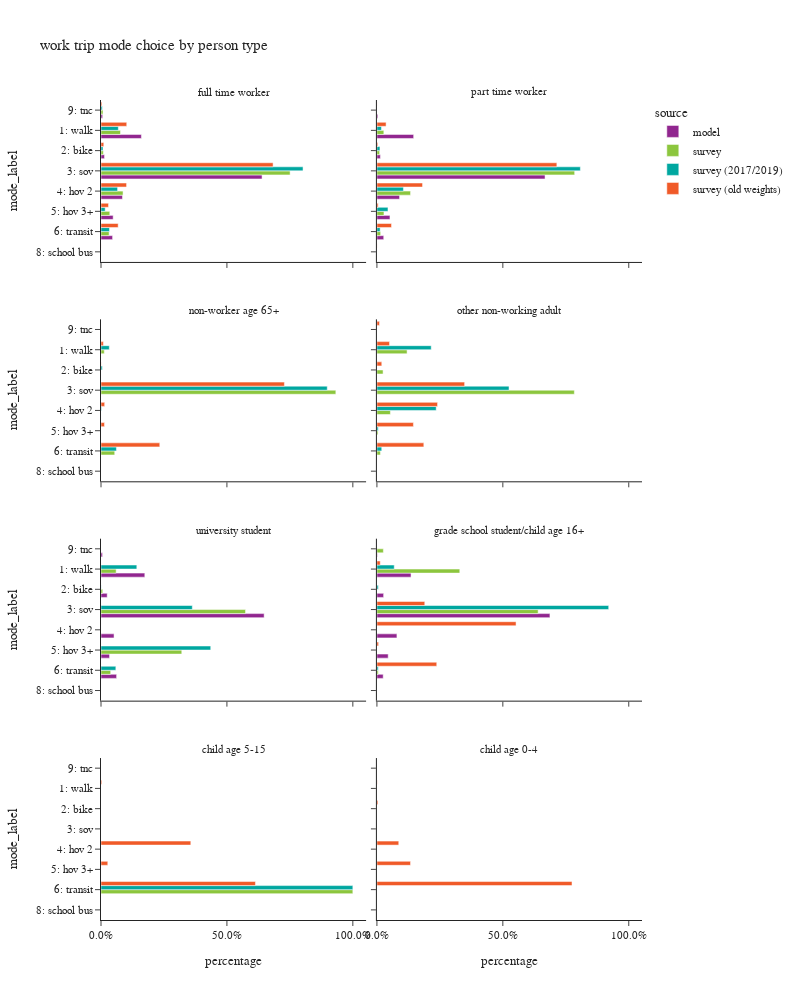

Notebook source saved alongside this figure:
### Code cell
plot_mode_choice(wk_trip,"pptyp_label",
                 {"pptyp_label":["full time worker","part time worker","non-worker age 65+","other non-working adult",
                                 "university student","grade school student/child age 16+","child age 5-15","child age 0-4"],
                  "mode_label":["1: walk","2: bike","3: sov","4: hov 2","5: hov 3+","6: transit",
                                   "8: school bus","9: other–survey only"]},
                  "person type",2,1000)

### Figure 1 — Plotly figure (JSON) as saved in the notebook; plotly's stock layout.template omitted (floating-point values rounded to 4 significant figures)
{"data": [{"alignmentgroup": "True", "customdata": [[163560], [14234], [652006], [86906], [49194], [46897], [6692]], "hovertemplate": "source=model<br>pptyp_label=full time worker<br>percentage=%{x}<br>mode_label=%{y}<br>sample count=%{customdata[0]}<extra></extra>", "legendgroup": "model", "marker": {"color": "#91268F", "pattern": {"shape": ""}}, "name": "model", "offsetgroup": "model", "orientation": "h", "showlegend": true, "textposition": "auto", "type": "bar", "x": [0.1604, 0.01396, 0.6395, 0.08524, 0.04825, 0.046, 0.006564], "xaxis": "x7", "y": ["1: walk", "2: bike", "3: sov", "4: hov 2", "5: hov 3+", "6: transit", "9: tnc"], "yaxis": "y7"}, {"alignmentgroup": "True", "customdata": [[24161], [2287], [110562], [14898], [8585], [4477], [639]], "hovertemplate": "source=model<br>pptyp_label=part time worker<br>percentage=%{x}<br>mode_label=%{y}<br>sample count=%{customdata[0]}<extra></extra>", "legendgroup": "model", "marker": {"color": "#91268F", "pattern": {"shape": ""}}, "name": "model", "offsetgroup": "model", "orientation": "h", "showlegend": false, "textposition": "auto", "type": "bar", "x": [0.1459, 0.01381, 0.6676, 0.08996, 0.05184, 0.02703, 0.003858], "xaxis": "x8", "y": ["1: walk", "2: bike", "3: sov", "4: hov 2", "5: hov 3+", "6: transit", "9: tnc"], "yaxis": "y8"}, {"alignmentgroup": "True", "customdata": [[2677], [378], [9968], [797], [522], [953], [93]], "hovertemplate": "source=model<br>pptyp_label=university student<br>percentage=%{x}<br>mode_label=%{y}<br>sample count=%{customdata[0]}<extra></extra>", "legendgroup": "model", "marker": {"color": "#91268F", "pattern": {"shape": ""}}, "name": "model", "offsetgroup": "model", "orientation": "h", "showlegend": false, "textposition": "auto", "type": "bar", "x": [0.174, 0.02456, 0.6478, 0.05179, 0.03392, 0.06193, 0.006044], "xaxis": "x3", "y": ["1: walk", "2: bike", "3: sov", "4: hov 2", "5: hov 3+", "6: transit", "9: tnc"], "yaxis": "y3"}, {"alignmentgroup": "True", "customdata": [[1753], [344], [8889], [1028], [579], [322], [23]], "hovertemplate": "source=model<br>pptyp_label=grade school student/child age 16+<br>percentage=%{x}<br>mode_label=%{y}<br>sample count=%{customdata[0]}<extra></extra>", "legendgroup": "model", "marker": {"color": "#91268F", "pattern": {"shape": ""}}, "name": "model", "offsetgroup": "model", "orientation": "h", "showlegend": false, "textposition": "auto", "type": "bar", "x": [0.1355, 0.02659, 0.687, 0.07946, 0.04475, 0.02489, 0.001778], "xaxis": "x4", "y": ["1: walk", "2: bike", "3: sov", "4: hov 2", "5: hov 3+", "6: transit", "9: tnc"], "yaxis": "y4"}, {"alignmentgroup": "True", "customdata": [[290], [103], [1326], [103], [48], [208], [11]], "hovertemplate": "source=survey<br>pptyp_label=full time worker<br>percentage=%{x}<br>mode_label=%{y}<br>sample count=%{customdata[0]}<extra></extra>", "legendgroup": "survey", "marker": {"color": "#8CC63E", "pattern": {"shape": ""}}, "name": "survey", "offsetgroup": "survey", "orientation": "h", "showlegend": true, "textposition": "auto", "type": "bar", "x": [0.0773, 0.00923, 0.7509, 0.08757, 0.03482, 0.03225, 0.00792], "xaxis": "x7", "y": ["1: walk", "2: bike", "3: sov", "4: hov 2", "5: hov 3+", "6: transit", "9: tnc"], "yaxis": "y7"}, {"alignmentgroup": "True", "customdata": [[35], [17], [231], [31], [7], [23], [2]], "hovertemplate": "source=survey<br>pptyp_label=part time worker<br>percentage=%{x}<br>mode_label=%{y}<br>sample count=%{customdata[0]}<extra></extra>", "legendgroup": "survey", "marker": {"color": "#8CC63E", "pattern": {"shape": ""}}, "name": "survey", "offsetgroup": "survey", "orientation": "h", "showlegend": false, "textposition": "auto", "type": "bar", "x": [0.02748, 0.01081, 0.7852, 0.1335, 0.02799, 0.01483, 0.0001284], "xaxis": "x8", "y": ["1: walk", "2: bike", "3: sov", "4: hov 2", "5: hov 3+", "6: transit", "9: tnc"], "yaxis": "y8"}, {"alignmentgroup": "True", "customdata": [[1], [5], [1]], "hovertemplate": "source=survey<br>pptyp_label=non-worker age 65+<br>percentage=%{x}<br>mode_label=%{y}<br>sample count=%{customdata[0]}<extra></extra>", "legendgroup": "survey", "marker": {"color": "#8CC63E", "pattern": {"shape": ""}}, "name": "survey", "offsetgroup": "survey", "orientation": "h", "showlegend": false, "textposition": "auto", "type": "bar", "x": [0.01301, 0.9325, 0.05447], "xaxis": "x5", "y": ["1: walk", "3: sov", "6: transit"], "yaxis": "y5"}, {"alignmentgroup": "True", "customdata": [[2], [1], [10], [2], [2], [4]], "hovertemplate": "source=survey<br>pptyp_label=other non-working adult<br>percentage=%{x}<br>mode_label=%{y}<br>sample count=%{customdata[0]}<extra></extra>", "legendgroup": "survey", "marker": {"color": "#8CC63E", "pattern": {"shape": ""}}, "name": "survey", "offsetgroup": "survey", "orientation": "h", "showlegend": false, "textposition": "auto", "type": "bar", "x": [0.1198, 0.02448, 0.784, 0.05348, 0.004463, 0.01382], "xaxis": "x6", "y": ["1: walk", "2: bike", "3: sov", "4: hov 2", "5: hov 3+", "6: transit"], "yaxis": "y6"}, {"alignmentgroup": "True", "customdata": [[19], [2], [17], [3], [10]], "hovertemplate": "source=survey<br>pptyp_label=university student<br>percentage=%{x}<br>mode_label=%{y}<br>sample count=%{customdata[0]}<extra></extra>", "legendgroup": "survey", "marker": {"color": "#8CC63E", "pattern": {"shape": ""}}, "name": "survey", "offsetgroup": "survey", "orientation": "h", "showlegend": false, "textposition": "auto", "type": "bar", "x": [0.06014, 0.0068, 0.5739, 0.3207, 0.03846], "xaxis": "x3", "y": ["1: walk", "2: bike", "3: sov", "5: hov 3+", "6: transit"], "yaxis": "y3"}, {"alignmentgroup": "True", "customdata": [[2], [8], [1], [1]], "hovertemplate": "source=survey<br>pptyp_label=grade school student/child age 16+<br>percentage=%{x}<br>mode_label=%{y}<br>sample count=%{customdata[0]}<extra></extra>", "legendgroup": "survey", "marker": {"color": "#8CC63E", "pattern": {"shape": ""}}, "name": "survey", "offsetgroup": "survey", "orientation": "h", "showlegend": false, "textposition": "auto", "type": "bar", "x": [0.329, 0.6401, 0.005255, 0.02561], "xaxis": "x4", "y": ["1: walk", "3: sov", "6: transit", "9: tnc"], "yaxis": "y4"}, {"alignmentgroup": "True", "customdata": [[1]], "hovertemplate": "source=survey<br>pptyp_label=child age 5-15<br>percentage=%{x}<br>mode_label=%{y}<br>sample count=%{customdata[0]}<extra></extra>", "legendgroup": "survey", "marker": {"color": "#8CC63E", "pattern": {"shape": ""}}, "name": "survey", "offsetgroup": "survey", "orientation": "h", "showlegend": false, "textposition": "auto", "type": "bar", "x": [1.0], "xaxis": "x", "y": ["6: transit"], "yaxis": "y"}, {"alignmentgroup": "True", "customdata": [[278], [113], [1274], [100], [44], [222], [9]], "hovertemplate": "source=survey (2017/2019)<br>pptyp_label=full time worker<br>percentage=%{x}<br>mode_label=%{y}<br>sample count=%{customdata[0]}<extra></extra>", "legendgroup": "survey (2017/2019)", "marker": {"color": "#00A7A0", "pattern": {"shape": ""}}, "name": "survey (2017/2019)", "offsetgroup": "survey (2017/2019)", "orientation": "h", "showlegend": true, "textposition": "auto", "type": "bar", "x": [0.06881, 0.007965, 0.8023, 0.06583, 0.01659, 0.03354, 0.005011], "xaxis": "x7", "y": ["1: walk", "2: bike", "3: sov", "4: hov 2", "5: hov 3+", "6: transit", "9: tnc"], "yaxis": "y7"}, {"alignmentgroup": "True", "customdata": [[33], [17], [234], [32], [7], [17], [2]], "hovertemplate": "source=survey (2017/2019)<br>pptyp_label=part time worker<br>percentage=%{x}<br>mode_label=%{y}<br>sample count=%{customdata[0]}<extra></extra>", "legendgroup": "survey (2017/2019)", "marker": {"color": "#00A7A0", "pattern": {"shape": ""}}, "name": "survey (2017/2019)", "offsetgroup": "survey (2017/2019)", "orientation": "h", "showlegend": false, "textposition": "auto", "type": "bar", "x": [0.01796, 0.01204, 0.8079, 0.1053, 0.04392, 0.01281, 0.0001001], "xaxis": "x8", "y": ["1: walk", "2: bike", "3: sov", "4: hov 2", "5: hov 3+", "6: transit", "9: tnc"], "yaxis": "y8"}, {"alignmentgroup": "True", "customdata": [[3], [2], [20], [1], [1]], "hovertemplate": "source=survey (2017/2019)<br>pptyp_label=non-worker age 65+<br>percentage=%{x}<br>mode_label=%{y}<br>sample count=%{customdata[0]}<extra></extra>", "legendgroup": "survey (2017/2019)", "marker": {"color": "#00A7A0", "pattern": {"shape": ""}}, "name": "survey (2017/2019)", "offsetgroup": "survey (2017/2019)", "orientation": "h", "showlegend": false, "textposition": "auto", "type": "bar", "x": [0.033, 0.005122, 0.8984, 0.00225, 0.06126], "xaxis": "x5", "y": ["1: walk", "2: bike", "3: sov", "4: hov 2", "6: transit"], "yaxis": "y5"}, {"alignmentgroup": "True", "customdata": [[2], [12], [7], [2], [5]], "hovertemplate": "source=survey (2017/2019)<br>pptyp_label=other non-working adult<br>percentage=%{x}<br>mode_label=%{y}<br>sample count=%{customdata[0]}<extra></extra>", "legendgroup": "survey (2017/2019)", "marker": {"color": "#00A7A0", "pattern": {"shape": ""}}, "name": "survey (2017/2019)", "offsetgroup": "survey (2017/2019)", "orientation": "h", "showlegend": false, "textposition": "auto", "type": "bar", "x": [0.2156, 0.5246, 0.2354, 0.005212, 0.01919], "xaxis": "x6", "y": ["1: walk", "3: sov", "4: hov 2", "5: hov 3+", "6: transit"], "yaxis": "y6"}, {"alignmentgroup": "True", "customdata": [[15], [1], [14], [4], [7]], "hovertemplate": "source=survey (2017/2019)<br>pptyp_label=university student<br>percentage=%{x}<br>mode_label=%{y}<br>sample count=%{customdata[0]}<extra></extra>", "legendgroup": "survey (2017/2019)", "marker": {"color": "#00A7A0", "pattern": {"shape": ""}}, "name": "survey (2017/2019)", "offsetgroup": "survey (2017/2019)", "orientation": "h", "showlegend": false, "textposition": "auto", "type": "bar", "x": [0.1422, 0.0005069, 0.3626, 0.4357, 0.05893], "xaxis": "x3", "y": ["1: walk", "2: bike", "3: sov", "5: hov 3+", "6: transit"], "yaxis": "y3"}, {"alignmentgroup": "True", "customdata": [[1], [1], [8], [1]], "hovertemplate": "source=survey (2017/2019)<br>pptyp_label=grade school student/child age 16+<br>percentage=%{x}<br>mode_label=%{y}<br>sample count=%{customdata[0]}<extra></extra>", "legendgroup": "survey (2017/2019)", "marker": {"color": "#00A7A0", "pattern": {"shape": ""}}, "name": "survey (2017/2019)", "offsetgroup": "survey (2017/2019)", "orientation": "h", "showlegend": false, "textposition": "auto", "type": "bar", "x": [0.06881, 0.005533, 0.9204, 0.005301], "xaxis": "x4", "y": ["1: walk", "2: bike", "3: sov", "6: transit"], "yaxis": "y4"}, {"alignmentgroup": "True", "customdata": [[1]], "hovertemplate": "source=survey (2017/2019)<br>pptyp_label=child age 5-15<br>percentage=%{x}<br>mode_label=%{y}<br>sample count=%{customdata[0]}<extra></extra>", "legendgroup": "survey (2017/2019)", "marker": {"color": "#00A7A0", "pattern": {"shape": ""}}, "name": "survey (2017/2019)", "offsetgroup": "survey (2017/2019)", "orientation": "h", "showlegend": false, "textposition": "auto", "type": "bar", "x": [1.0], "xaxis": "x", "y": ["6: transit"], "yaxis": "y"}, {"alignmentgroup": "True", "customdata": [[1298], [195], [2938], [481], [134], [1299], [4], [75]], "hovertemplate": "source=survey (old weights)<br>pptyp_label=full time worker<br>percentage=%{x}<br>mode_label=%{y}<br>sample count=%{customdata[0]}<extra></extra>", "legendgroup": "survey (old weights)", "marker": {"color": "#F05A28", "pattern": {"shape": ""}}, "name": "survey (old weights)", "offsetgroup": "survey (old weights)", "orientation": "h", "showlegend": true, "textposition": "auto", "type": "bar", "x": [0.1022, 0.01104, 0.6833, 0.1015, 0.02994, 0.06816, 0.0001825, 0.003615], "xaxis": "x7", "y": ["1: walk", "2: bike", "3: sov", "4: hov 2", "5: hov 3+", "6: transit", "8: school bus", "9: tnc"], "yaxis": "y7"}, {"alignmentgroup": "True", "customdata": [[145], [36], [477], [87], [35], [137], [8], [13]], "hovertemplate": "source=survey (old weights)<br>pptyp_label=part time worker<br>percentage=%{x}<br>mode_label=%{y}<br>sample count=%{customdata[0]}<extra></extra>", "legendgroup": "survey (old weights)", "marker": {"color": "#F05A28", "pattern": {"shape": ""}}, "name": "survey (old weights)", "offsetgroup": "survey (old weights)", "orientation": "h", "showlegend": false, "textposition": "auto", "type": "bar", "x": [0.03647, 0.003566, 0.7145, 0.1812, 0.004982, 0.05801, 0.0006568, 0.0005867], "xaxis": "x8", "y": ["1: walk", "2: bike", "3: sov", "4: hov 2", "5: hov 3+", "6: transit", "8: school bus", "9: tnc"], "yaxis": "y8"}, {"alignmentgroup": "True", "customdata": [[9], [1], [31], [1], [1], [7]], "hovertemplate": "source=survey (old weights)<br>pptyp_label=non-worker age 65+<br>percentage=%{x}<br>mode_label=%{y}<br>sample count=%{customdata[0]}<extra></extra>", "legendgroup": "survey (old weights)", "marker": {"color": "#F05A28", "pattern": {"shape": ""}}, "name": "survey (old weights)", "offsetgroup": "survey (old weights)", "orientation": "h", "showlegend": false, "textposition": "auto", "type": "bar", "x": [0.00932, 0.0004637, 0.7283, 0.01463, 0.01395, 0.2334], "xaxis": "x5", "y": ["1: walk", "2: bike", "3: sov", "4: hov 2", "5: hov 3+", "6: transit"], "yaxis": "y5"}, {"alignmentgroup": "True", "customdata": [[16], [6], [54], [18], [6], [25], [3]], "hovertemplate": "source=survey (old weights)<br>pptyp_label=other non-working adult<br>percentage=%{x}<br>mode_label=%{y}<br>sample count=%{customdata[0]}<extra></extra>", "legendgroup": "survey (old weights)", "marker": {"color": "#F05A28", "pattern": {"shape": ""}}, "name": "survey (old weights)", "offsetgroup": "survey (old weights)", "orientation": "h", "showlegend": false, "textposition": "auto", "type": "bar", "x": [0.05008, 0.0193, 0.3483, 0.2408, 0.145, 0.1863, 0.01028], "xaxis": "x6", "y": ["1: walk", "2: bike", "3: sov", "4: hov 2", "5: hov 3+", "6: transit", "9: tnc"], "yaxis": "y6"}, {"alignmentgroup": "True", "customdata": [[3], [3], [3], [1], [2]], "hovertemplate": "source=survey (old weights)<br>pptyp_label=grade school student/child age 16+<br>percentage=%{x}<br>mode_label=%{y}<br>sample count=%{customdata[0]}<extra></extra>", "legendgroup": "survey (old weights)", "marker": {"color": "#F05A28", "pattern": {"shape": ""}}, "name": "survey (old weights)", "offsetgroup": "survey (old weights)", "orientation": "h", "showlegend": false, "textposition": "auto", "type": "bar", "x": [0.01319, 0.1901, 0.5525, 0.006616, 0.2376], "xaxis": "x4", "y": ["1: walk", "3: sov", "4: hov 2", "5: hov 3+", "6: transit"], "yaxis": "y4"}, {"alignmentgroup": "True", "customdata": [[3], [3], [4], [3]], "hovertemplate": "source=survey (old weights)<br>pptyp_label=child age 5-15<br>percentage=%{x}<br>mode_label=%{y}<br>sample count=%{customdata[0]}<extra></extra>", "legendgroup": "survey (old weights)", "marker": {"color": "#F05A28", "pattern": {"shape": ""}}, "name": "survey (old weights)", "offsetgroup": "survey (old weights)", "orientation": "h", "showlegend": false, "textposition": "auto", "type": "bar", "x": [0.003228, 0.3566, 0.02694, 0.6133], "xaxis": "x", "y": ["1: walk", "4: hov 2", "5: hov 3+", "6: transit"], "yaxis": "y"}, {"alignmentgroup": "True", "customdata": [[1], [1], [2], [10], [1]], "hovertemplate": "source=survey (old weights)<br>pptyp_label=child age 0-4<br>percentage=%{x}<br>mode_label=%{y}<br>sample count=%{customdata[0]}<extra></extra>", "legendgroup": "survey (old weights)", "marker": {"color": "#F05A28", "pattern": {"shape": ""}}, "name": "survey (old weights)", "offsetgroup": "survey (old weights)", "orientation": "h", "showlegend": false, "textposition": "auto", "type": "bar", "x": [0.001026, 0.004058, 0.08671, 0.1335, 0.7747], "xaxis": "x2", "y": ["1: walk", "2: bike", "4: hov 2", "5: hov 3+", "6: transit"], "yaxis": "y2"}], "layout": {"annotations": [{"font": {}, "showarrow": false, "text": "child age 5-15", "x": 0.245, "xanchor": "center", "xref": "paper", "y": 0.1975, "yanchor": "bottom", "yref": "paper"}, {"font": {}, "showarrow": false, "text": "child age 0-4", "x": 0.755, "xanchor": "center", "xref": "paper", "y": 0.1975, "yanchor": "bottom", "yref": "paper"}, {"font": {}, "showarrow": false, "text": "university student", "x": 0.245, "xanchor": "center", "xref": "paper", "y": 0.465, "yanchor": "bottom", "yref": "paper"}, {"font": {}, "showarrow": false, "text": "grade school student/child age 16+", "x": 0.755, "xanchor": "center", "xref": "paper", "y": 0.465, "yanchor": "bottom", "yref": "paper"}, {"font": {}, "showarrow": false, "text": "non-worker age 65+", "x": 0.245, "xanchor": "center", "xref": "paper", "y": 0.7325, "yanchor": "bottom", "yref": "paper"}, {"font": {}, "showarrow": false, "text": "other non-working adult", "x": 0.755, "xanchor": "center", "xref": "paper", "y": 0.7325, "yanchor": "bottom", "yref": "paper"}, {"font": {}, "showarrow": false, "text": "full time worker", "x": 0.245, "xanchor": "center", "xref": "paper", "y": 1.0, "yanchor": "bottom", "yref": "paper"}, {"font": {}, "showarrow": false, "text": "part time worker", "x": 0.755, "xanchor": "center", "xref": "paper", "y": 1.0, "yanchor": "bottom", "yref": "paper"}], "barmode": "group", "height": 1000, "legend": {"title": {"text": "source"}, "tracegroupgap": 0}, "title": {"text": "work trip mode choice by person type"}, "width": 800, "xaxis": {"anchor": "y", "domain": [0.0, 0.49], "tickformat": ".1%", "title": {"text": "percentage"}}, "xaxis2": {"anchor": "y2", "domain": [0.51, 1.0], "matches": "x", "tickformat": ".1%", "title": {"text": "percentage"}}, "xaxis3": {"anchor": "y3", "domain": [0.0, 0.49], "matches": "x", "showticklabels": false, "tickformat": ".1%"}, "xaxis4": {"anchor": "y4", "domain": [0.51, 1.0], "matches": "x", "showticklabels": false, "tickformat": ".1%"}, "xaxis5": {"anchor": "y5", "domain": [0.0, 0.49], "matches": "x", "showticklabels": false, "tickformat": ".1%"}, "xaxis6": {"anchor": "y6", "domain": [0.51, 1.0], "matches": "x", "showticklabels": false, "tickformat": ".1%"}, "xaxis7": {"anchor": "y7", "domain": [0.0, 0.49], "matches": "x", "showticklabels": false, "tickformat": ".1%"}, "xaxis8": {"anchor": "y8", "domain": [0.51, 1.0], "matches": "x", "showticklabels": false, "tickformat": ".1%"}, "yaxis": {"anchor": "x", "categoryarray": ["9: other–survey only", "8: school bus", "6: transit", "5: hov 3+", "4: hov 2", "3: sov", "2: bike", "1: walk"], "categoryorder": "array", "domain": [0.0, 0.1975], "title": {"text": "mode_label"}}, "yaxis2": {"anchor": "x2", "domain": [0.0, 0.1975], "matches": "y", "showticklabels": false}, "yaxis3": {"anchor": "x3", "categoryarray": ["9: other–survey only", "8: school bus", "6: transit", "5: hov 3+", "4: hov 2", "3: sov", "2: bike", "1: walk"], "categoryorder": "array", "domain": [0.2675, 0.465], "matches": "y", "title": {"text": "mode_label"}}, "yaxis4": {"anchor": "x4", "domain": [0.2675, 0.465], "matches": "y", "showticklabels": false}, "yaxis5": {"anchor": "x5", "categoryarray": ["9: other–survey only", "8: school bus", "6: transit", "5: hov 3+", "4: hov 2", "3: sov", "2: bike", "1: walk"], "categoryorder": "array", "domain": [0.535, 0.7325], "matches": "y", "title": {"text": "mode_label"}}, "yaxis6": {"anchor": "x6", "domain": [0.535, 0.7325], "matches": "y", "showticklabels": false}, "yaxis7": {"anchor": "x7", "categoryarray": ["9: other–survey only", "8: school bus", "6: transit", "5: hov 3+", "4: hov 2", "3: sov", "2: bike", "1: walk"], "categoryorder": "array", "domain": [0.8025, 1.0], "matches": "y", "title": {"text": "mode_label"}}, "yaxis8": {"anchor": "x8", "domain": [0.8025, 1.0], "matches": "y", "showticklabels": false}}}
